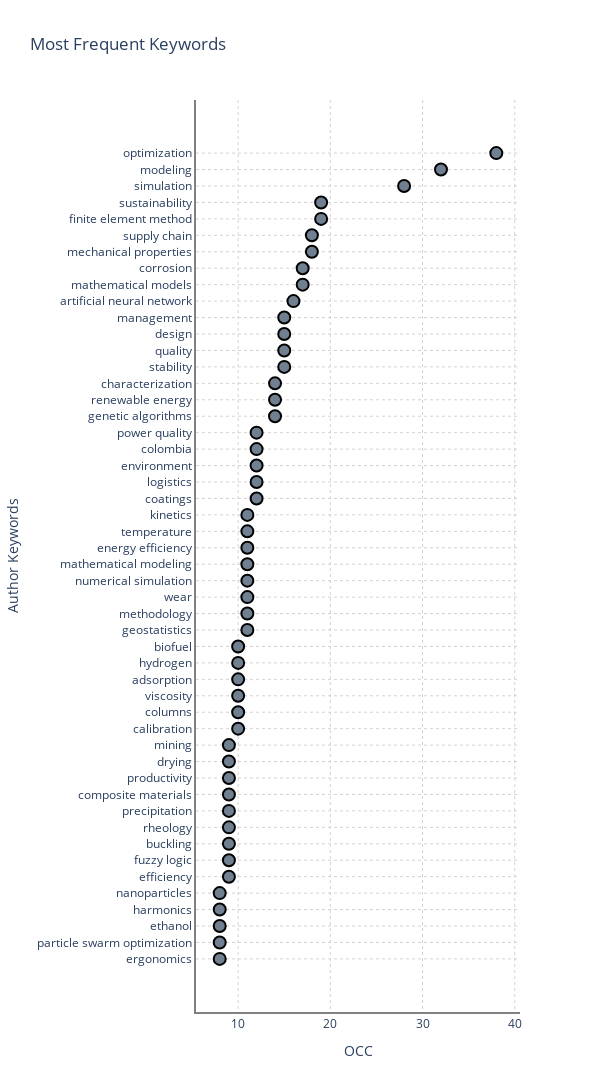

Notebook source saved alongside this figure:
### Markdown cell above
Palabras clave más frecuentes
====

### Code cell
from techminer2 import bibliometrix

bibliometrix.words.most_frequent_words(
    criterion="author_keywords",
    directory="../../../data/",
    topics_length=50,
    plot="cleveland",
    database="documents",
).update_layout(
    width=600,
    height=1300,
)

### Figure 1 — Plotly figure (JSON) as saved in the notebook; plotly's stock layout.template omitted (floating-point values rounded to 4 significant figures; data arrays with more than 128 entries replaced by an {"elided": "..."} marker saying what was removed)
{"data": [{"customdata": {"elided": "50x4 int values"}, "hovertemplate": "OCC=%{marker.size}<br>Author Keywords=%{y}<br>Local Citations=%{customdata[0]}<br>Global Citations=%{customdata[1]}<br>Global Citations Per Document=%{customdata[2]}<br>Local Citations Per Document=%{customdata[3]}<extra></extra>", "legendgroup": "", "marker": {"color": "slategray", "line": {"color": "black", "width": 2}, "size": 12, "sizemode": "area", "sizeref": 0.095, "symbol": "circle"}, "mode": "markers", "name": "", "orientation": "h", "showlegend": false, "type": "scatter", "x": [38, 32, 28, 19, 19, 18, 18, 17, 17, 16, 15, 15, 15, 15, 14, 14, 14, 12, 12, 12, 12, 12, 11, 11, 11, 11, 11, 11, 11, 11, 10, 10, 10, 10, 10, 10, 9, 9, 9, 9, 9, 9, 9, 9, 9, 8, 8, 8, 8, 8], "xaxis": "x", "y": ["optimization", "modeling", "simulation", "sustainability", "finite element method", "supply chain", "mechanical properties", "corrosion", "mathematical models", "artificial neural network", "management", "design", "quality", "stability", "characterization", "renewable energy", "genetic algorithms", "power quality", "colombia", "environment", "logistics", "coatings", "kinetics", "temperature", "energy efficiency", "mathematical modeling", "numerical simulation", "wear", "methodology", "geostatistics", "biofuel", "hydrogen", "adsorption", "viscosity", "columns", "calibration", "mining", "drying", "productivity", "composite materials", "precipitation", "rheology", "buckling", "fuzzy logic", "efficiency", "nanoparticles", "harmonics", "ethanol", "particle swarm optimization", "ergonomics"], "yaxis": "y"}], "layout": {"height": 1300, "legend": {"itemsizing": "constant", "tracegroupgap": 0}, "paper_bgcolor": "white", "plot_bgcolor": "white", "title": {"text": "Most Frequent Keywords"}, "width": 600, "xaxis": {"anchor": "y", "autorange": true, "domain": [0, 1], "gridcolor": "lightgray", "griddash": "dot", "linecolor": "gray", "linewidth": 2, "range": [5.393, 40.61], "title": {"text": "OCC"}, "type": "linear"}, "yaxis": {"anchor": "x", "autorange": true, "domain": [0, 1], "gridcolor": "lightgray", "griddash": "dot", "linecolor": "gray", "linewidth": 2, "range": [52.13, -3.133], "title": {"text": "Author Keywords"}, "type": "category"}}}
